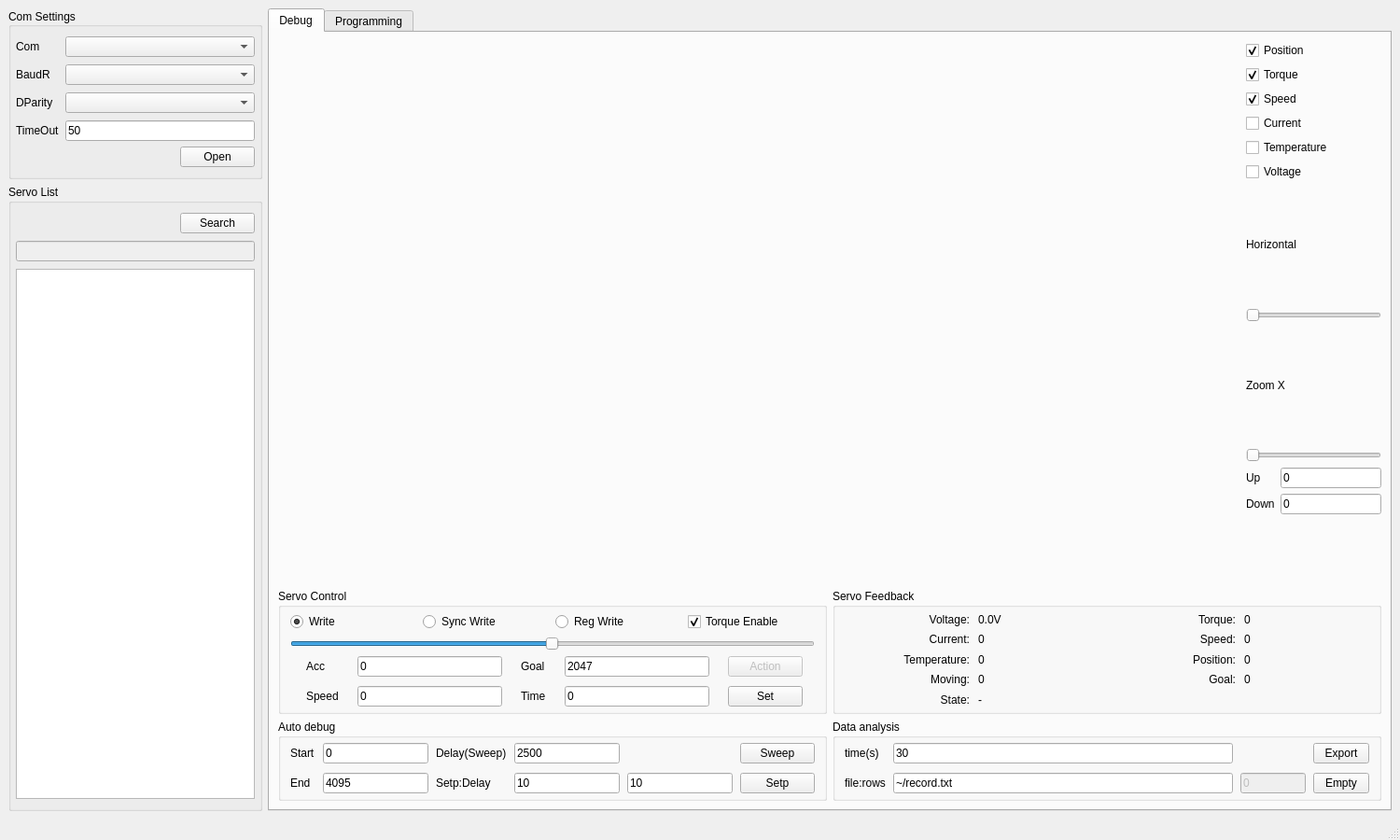
<?xml version='1.0' encoding='UTF-8'?>
<ui version="4.0">
 <class>MainWindow</class>
 <widget class="QMainWindow" name="MainWindow">
  <property name="geometry">
   <rect>
    <x>0</x>
    <y>0</y>
    <width>1500</width>
    <height>900</height>
   </rect>
  </property>
  <property name="minimumSize"><size><width>1080</width><height>820</height></size></property><property name="sizePolicy">
   <sizepolicy hsizetype="Preferred" vsizetype="Preferred">
    <horstretch>0</horstretch>
    <verstretch>0</verstretch>
   </sizepolicy>
  </property>
  <property name="windowTitle">
   <string>MainWindow</string>
  </property>
  <widget class="QWidget" name="centralwidget">
   <layout class="QHBoxLayout" name="mainLayout" stretch="0,1"><item><layout class="QVBoxLayout" name="leftPanelLayout"><item><widget class="QGroupBox" name="ComSeetingsGroup">
    <property name="title">
     <string>Com Settings</string>
    </property>
    <property name="alignment">
     <set>Qt::AlignLeading|Qt::AlignLeft|Qt::AlignVCenter</set>
    </property>
    <property name="checkable">
     <bool>false</bool>
    </property>
    <layout class="QVBoxLayout" name="verticalLayout">
      <property name="leftMargin">
       <number>5</number>
      </property>
      <property name="topMargin">
       <number>10</number>
      </property>
      <property name="rightMargin">
       <number>5</number>
      </property>
      <property name="bottomMargin">
       <number>10</number>
      </property>
      <item>
       <layout class="QFormLayout" name="formLayout">
        <property name="verticalSpacing">
         <number>8</number>
        </property>
        <item row="0" column="0">
         <widget class="QLabel" name="label">
          <property name="text">
           <string>Com</string>
          </property>
         </widget>
        </item>
        <item row="0" column="1">
         <widget class="QComboBox" name="ComComboBox" />
        </item>
        <item row="1" column="0">
         <widget class="QLabel" name="label_3">
          <property name="text">
           <string>BaudR</string>
          </property>
         </widget>
        </item>
        <item row="3" column="0">
         <widget class="QLabel" name="label_6">
          <property name="text">
           <string>TimeOut</string>
          </property>
         </widget>
        </item>
        <item row="2" column="0">
         <widget class="QLabel" name="label_4">
          <property name="text">
           <string>DParity</string>
          </property>
         </widget>
        </item>
        <item row="1" column="1">
         <widget class="QComboBox" name="BaudComboBox" />
        </item>
        <item row="2" column="1">
         <widget class="QComboBox" name="ParityComboBox" />
        </item>
        <item row="3" column="1">
         <widget class="QLineEdit" name="timeoutLineEdit">
          <property name="text">
           <string>50</string>
          </property>
         </widget>
        </item>
       </layout>
      </item>
      <item>
       <layout class="QHBoxLayout" name="horizontalLayout_6">
        <item>
         <spacer name="horizontalSpacer">
          <property name="orientation">
           <enum>Qt::Horizontal</enum>
          </property>
          <property name="sizeHint" stdset="0">
           <size>
            <width>40</width>
            <height>20</height>
           </size>
          </property>
         </spacer>
        </item>
        <item>
         <widget class="QPushButton" name="ComOpenButton">
          <property name="text">
           <string>Open</string>
          </property>
         </widget>
        </item>
       </layout>
      </item>
     </layout>
    </widget>
   </item><item><widget class="QGroupBox" name="ServoListGroup">
    <property name="title">
     <string>Servo List</string>
    </property>
    <layout class="QVBoxLayout" name="verticalLayout_4">
      <property name="spacing">
       <number>8</number>
      </property>
      <property name="leftMargin">
       <number>5</number>
      </property>
      <property name="topMargin">
       <number>10</number>
      </property>
      <property name="rightMargin">
       <number>5</number>
      </property>
      <property name="bottomMargin">
       <number>10</number>
      </property>
      <item>
       <layout class="QHBoxLayout" name="horizontalLayout_7">
        <item>
         <spacer name="horizontalSpacer_2">
          <property name="orientation">
           <enum>Qt::Horizontal</enum>
          </property>
          <property name="sizeHint" stdset="0">
           <size>
            <width>40</width>
            <height>20</height>
           </size>
          </property>
         </spacer>
        </item>
        <item>
         <widget class="QPushButton" name="SearchButton">
          <property name="text">
           <string>Search</string>
          </property>
         </widget>
        </item>
       </layout>
      </item>
      <item>
       <widget class="QLineEdit" name="ServoSearchText">
        <property name="enabled">
         <bool>false</bool>
        </property>
        <property name="inputMask">
         <string />
        </property>
        <property name="frame">
         <bool>true</bool>
        </property>
        <property name="echoMode">
         <enum>QLineEdit::Normal</enum>
        </property>
        <property name="readOnly">
         <bool>true</bool>
        </property>
       </widget>
      </item>
      <item>
       <widget class="QTableView" name="ServoListView">
        <property name="enabled">
         <bool>true</bool>
        </property>
        <attribute name="horizontalHeaderCascadingSectionResizes">
         <bool>false</bool>
        </attribute>
       </widget>
      </item>
     </layout>
    </widget>
  </item></layout></item><item><widget class="QTabWidget" name="tabWidget">
    <property name="enabled">
     <bool>true</bool>
    </property>
    <property name="tabShape">
     <enum>QTabWidget::Rounded</enum>
    </property>
    <property name="currentIndex">
     <number>0</number>
    </property>
    <widget class="QWidget" name="DebugTab">
     <attribute name="title">
      <string>Debug</string>
     </attribute>
     <layout class="QVBoxLayout" name="debugTabLayout" stretch="1,0"><item><layout class="QHBoxLayout" name="graphRowLayout" stretch="1,0"><item><widget class="SimpeGraphWiget" name="graphWidget" native="true">
      </widget>
     </item><item><layout class="QVBoxLayout" name="verticalLayout_2">
       <item>
        <widget class="QCheckBox" name="posCheckBox">
         <property name="text">
          <string>Position</string>
         </property>
         <property name="checked">
          <bool>true</bool>
         </property>
        </widget>
       </item>
       <item>
        <widget class="QCheckBox" name="torqueCheckBox">
         <property name="text">
          <string>Torque</string>
         </property>
         <property name="checked">
          <bool>true</bool>
         </property>
        </widget>
       </item>
       <item>
        <widget class="QCheckBox" name="speedCheckBox">
         <property name="text">
          <string>Speed</string>
         </property>
         <property name="checked">
          <bool>true</bool>
         </property>
        </widget>
       </item>
       <item>
        <widget class="QCheckBox" name="currentCheckBox">
         <property name="text">
          <string>Current</string>
         </property>
        </widget>
       </item>
       <item>
        <widget class="QCheckBox" name="tempCheckBox">
         <property name="text">
          <string>Temperature</string>
         </property>
        </widget>
       </item>
       <item>
        <widget class="QCheckBox" name="voltageCheckBox">
         <property name="text">
          <string>Voltage</string>
         </property>
        </widget>
       </item>
       <item>
        <widget class="QLabel" name="label_2">
         <property name="text">
          <string>Horizontal</string>
         </property>
        </widget>
       </item>
       <item>
        <widget class="QSlider" name="horizontalSlider">
         <property name="enabled">
          <bool>true</bool>
         </property>
         <property name="maximum">
          <number>100</number>
         </property>
         <property name="orientation">
          <enum>Qt::Horizontal</enum>
         </property>
        </widget>
       </item>
       <item>
        <widget class="QLabel" name="label_7">
         <property name="text">
          <string>Zoom X</string>
         </property>
        </widget>
       </item>
       <item>
        <widget class="QSlider" name="zoomSlider">
         <property name="enabled">
          <bool>true</bool>
         </property>
         <property name="maximum">
          <number>100</number>
         </property>
         <property name="orientation">
          <enum>Qt::Horizontal</enum>
         </property>
        </widget>
       </item>
       <item>
        <layout class="QFormLayout" name="formLayout_2">
         <item row="0" column="0">
          <widget class="QLabel" name="label_8">
           <property name="text">
            <string>Up</string>
           </property>
          </widget>
         </item>
         <item row="0" column="1">
          <widget class="QLineEdit" name="upLimitLineEdit">
           <property name="enabled">
            <bool>true</bool>
           </property>
           <property name="text">
            <string>0</string>
           </property>
          </widget>
         </item>
         <item row="1" column="0">
          <widget class="QLabel" name="label_9">
           <property name="text">
            <string>Down</string>
           </property>
          </widget>
         </item>
         <item row="1" column="1">
          <widget class="QLineEdit" name="downLimitLineEdit">
           <property name="enabled">
            <bool>true</bool>
           </property>
           <property name="text">
            <string>0</string>
           </property>
          </widget>
         </item>
        </layout>
       </item>
      </layout>
     </item></layout></item><item><layout class="QGridLayout" name="controlsGridLayout"><item row="0" column="0"><widget class="QGroupBox" name="groupBox_3">
      <property name="enabled">
       <bool>true</bool>
      </property>
      <property name="title">
       <string>Servo Control</string>
      </property>
      <layout class="QVBoxLayout" name="verticalLayout_3">
        <property name="leftMargin">
         <number>10</number>
        </property>
        <property name="topMargin">
         <number>5</number>
        </property>
        <property name="rightMargin">
         <number>10</number>
        </property>
        <property name="bottomMargin">
         <number>5</number>
        </property>
        <item>
         <layout class="QHBoxLayout" name="horizontalLayout_10">
          <item>
           <widget class="QRadioButton" name="writeRadioButton">
            <property name="text">
             <string>Write</string>
            </property>
            <property name="checked">
             <bool>true</bool>
            </property>
           </widget>
          </item>
          <item>
           <widget class="QRadioButton" name="syncWriteRadioButton">
            <property name="enabled">
             <bool>true</bool>
            </property>
            <property name="text">
             <string>Sync Write</string>
            </property>
           </widget>
          </item>
          <item>
           <widget class="QRadioButton" name="regWriteRadioButton">
            <property name="enabled">
             <bool>true</bool>
            </property>
            <property name="text">
             <string>Reg Write</string>
            </property>
           </widget>
          </item>
          <item>
           <widget class="QCheckBox" name="torqueEnableCheckBox">
            <property name="text">
             <string>Torque Enable</string>
            </property>
            <property name="checked">
             <bool>true</bool>
            </property>
           </widget>
          </item>
         </layout>
        </item>
        <item>
         <widget class="QSlider" name="goalSlider">
          <property name="maximum">
           <number>4095</number>
          </property>
          <property name="value">
           <number>2047</number>
          </property>
          <property name="orientation">
           <enum>Qt::Horizontal</enum>
          </property>
         </widget>
        </item>
        <item>
         <layout class="QGridLayout" name="gridLayout">
          <property name="leftMargin">
           <number>17</number>
          </property>
          <property name="topMargin">
           <number>0</number>
          </property>
          <property name="rightMargin">
           <number>13</number>
          </property>
          <property name="bottomMargin">
           <number>0</number>
          </property>
          <property name="horizontalSpacing">
           <number>20</number>
          </property>
          <property name="verticalSpacing">
           <number>10</number>
          </property>
          <item row="0" column="1">
           <widget class="QLineEdit" name="accLineEdit">
            <property name="minimumSize"><size><width>70</width><height>0</height></size></property><property name="text">
             <string>0</string>
            </property>
           </widget>
          </item>
          <item row="1" column="3">
           <widget class="QLineEdit" name="timeLineEdit">
            <property name="minimumSize"><size><width>70</width><height>0</height></size></property><property name="text">
             <string>0</string>
            </property>
           </widget>
          </item>
          <item row="1" column="2">
           <widget class="QLabel" name="label_16">
            <property name="text">
             <string>Time</string>
            </property>
           </widget>
          </item>
          <item row="1" column="0">
           <widget class="QLabel" name="label_14">
            <property name="text">
             <string>Speed</string>
            </property>
           </widget>
          </item>
          <item row="0" column="2">
           <widget class="QLabel" name="label_13">
            <property name="text">
             <string>Goal</string>
            </property>
           </widget>
          </item>
          <item row="0" column="3">
           <widget class="QLineEdit" name="goalLineEdit">
            <property name="minimumSize"><size><width>70</width><height>0</height></size></property><property name="text">
             <string>2047</string>
            </property>
           </widget>
          </item>
          <item row="0" column="0">
           <widget class="QLabel" name="label_15">
            <property name="text">
             <string>Acc</string>
            </property>
           </widget>
          </item>
          <item row="1" column="1">
           <widget class="QLineEdit" name="speedLineEdit">
            <property name="minimumSize"><size><width>70</width><height>0</height></size></property><property name="text">
             <string>0</string>
            </property>
           </widget>
          </item>
          <item row="0" column="4">
           <widget class="QPushButton" name="actionPushButton">
            <property name="enabled">
             <bool>false</bool>
            </property>
            <property name="text">
             <string>Action</string>
            </property>
           </widget>
          </item>
          <item row="1" column="4">
           <widget class="QPushButton" name="setPushButton">
            <property name="text">
             <string>Set</string>
            </property>
           </widget>
          </item>
         </layout>
        </item>
       </layout>
      </widget>
     </item><item row="0" column="1"><widget class="QGroupBox" name="groupBox_5">
      <property name="title">
       <string>Servo Feedback</string>
      </property>
      <layout class="QGridLayout" name="gridLayout_3">
        <property name="leftMargin">
         <number>10</number>
        </property>
        <property name="topMargin">
         <number>5</number>
        </property>
        <property name="rightMargin">
         <number>10</number>
        </property>
        <property name="bottomMargin">
         <number>5</number>
        </property>
        <property name="horizontalSpacing">
         <number>9</number>
        </property>
        <item row="4" column="1">
         <widget class="QLabel" name="label_25">
          <property name="text">
           <string>-</string>
          </property>
         </widget>
        </item>
        <item row="1" column="1">
         <widget class="QLabel" name="currentLabel">
          <property name="text">
           <string>0</string>
          </property>
         </widget>
        </item>
        <item row="2" column="1">
         <widget class="QLabel" name="temperatureLabel">
          <property name="text">
           <string>0</string>
          </property>
         </widget>
        </item>
        <item row="0" column="3">
         <widget class="QLabel" name="torqueLabel">
          <property name="text">
           <string>0</string>
          </property>
         </widget>
        </item>
        <item row="1" column="0">
         <widget class="QLabel" name="label_23">
          <property name="text">
           <string>Current:</string>
          </property>
          <property name="alignment">
           <set>Qt::AlignRight|Qt::AlignTrailing|Qt::AlignVCenter</set>
          </property>
         </widget>
        </item>
        <item row="0" column="1">
         <widget class="QLabel" name="voltageLabel">
          <property name="text">
           <string>0.0V</string>
          </property>
         </widget>
        </item>
        <item row="0" column="0">
         <widget class="QLabel" name="label_10">
          <property name="text">
           <string>Voltage:</string>
          </property>
          <property name="alignment">
           <set>Qt::AlignRight|Qt::AlignTrailing|Qt::AlignVCenter</set>
          </property>
         </widget>
        </item>
        <item row="2" column="3">
         <widget class="QLabel" name="positionLabel">
          <property name="text">
           <string>0</string>
          </property>
         </widget>
        </item>
        <item row="4" column="0">
         <widget class="QLabel" name="label_11">
          <property name="text">
           <string>State:</string>
          </property>
          <property name="alignment">
           <set>Qt::AlignRight|Qt::AlignTrailing|Qt::AlignVCenter</set>
          </property>
         </widget>
        </item>
        <item row="3" column="3">
         <widget class="QLabel" name="goalLabel">
          <property name="text">
           <string>0</string>
          </property>
         </widget>
        </item>
        <item row="2" column="0">
         <widget class="QLabel" name="label_24">
          <property name="text">
           <string>Temperature:</string>
          </property>
          <property name="alignment">
           <set>Qt::AlignRight|Qt::AlignTrailing|Qt::AlignVCenter</set>
          </property>
         </widget>
        </item>
        <item row="3" column="0">
         <widget class="QLabel" name="label_22">
          <property name="text">
           <string>Moving:</string>
          </property>
          <property name="alignment">
           <set>Qt::AlignRight|Qt::AlignTrailing|Qt::AlignVCenter</set>
          </property>
         </widget>
        </item>
        <item row="1" column="3">
         <widget class="QLabel" name="speedLabel">
          <property name="text">
           <string>0</string>
          </property>
         </widget>
        </item>
        <item row="3" column="1">
         <widget class="QLabel" name="movingLabel">
          <property name="text">
           <string>0</string>
          </property>
         </widget>
        </item>
        <item row="0" column="2">
         <widget class="QLabel" name="label_26">
          <property name="text">
           <string>Torque:</string>
          </property>
          <property name="alignment">
           <set>Qt::AlignRight|Qt::AlignTrailing|Qt::AlignVCenter</set>
          </property>
         </widget>
        </item>
        <item row="1" column="2">
         <widget class="QLabel" name="label_34">
          <property name="text">
           <string>Speed:</string>
          </property>
          <property name="alignment">
           <set>Qt::AlignRight|Qt::AlignTrailing|Qt::AlignVCenter</set>
          </property>
         </widget>
        </item>
        <item row="2" column="2">
         <widget class="QLabel" name="label_35">
          <property name="text">
           <string>Position:</string>
          </property>
          <property name="alignment">
           <set>Qt::AlignRight|Qt::AlignTrailing|Qt::AlignVCenter</set>
          </property>
         </widget>
        </item>
        <item row="3" column="2">
         <widget class="QLabel" name="label_36">
          <property name="text">
           <string>Goal:</string>
          </property>
          <property name="alignment">
           <set>Qt::AlignRight|Qt::AlignTrailing|Qt::AlignVCenter</set>
          </property>
         </widget>
        </item>
       </layout>
      </widget>
     </item><item row="1" column="0"><widget class="QGroupBox" name="groupBox_4">
      <property name="enabled">
       <bool>true</bool>
      </property>
      <property name="title">
       <string>Auto debug</string>
      </property>
      <layout class="QGridLayout" name="gridLayout_2">
        <property name="leftMargin">
         <number>10</number>
        </property>
        <property name="topMargin">
         <number>5</number>
        </property>
        <property name="rightMargin">
         <number>10</number>
        </property>
        <property name="bottomMargin">
         <number>5</number>
        </property>
        <property name="horizontalSpacing">
         <number>8</number>
        </property>
        <property name="verticalSpacing">
         <number>10</number>
        </property>
        <item row="1" column="3">
         <widget class="QLineEdit" name="setpLineEdit">
          <property name="text">
           <string>10</string>
          </property>
         </widget>
        </item>
        <item row="0" column="1">
         <widget class="QLineEdit" name="startLineEdit">
          <property name="text">
           <string>0</string>
          </property>
         </widget>
        </item>
        <item row="1" column="1">
         <widget class="QLineEdit" name="endLineEdit">
          <property name="text">
           <string>4095</string>
          </property>
         </widget>
        </item>
        <item row="0" column="3">
         <widget class="QLineEdit" name="sweepLineEdit">
          <property name="text">
           <string>2500</string>
          </property>
         </widget>
        </item>
        <item row="1" column="0">
         <widget class="QLabel" name="label_18">
          <property name="text">
           <string>End</string>
          </property>
         </widget>
        </item>
        <item row="0" column="5">
         <widget class="QPushButton" name="sweepButton">
          <property name="sizePolicy">
           <sizepolicy hsizetype="Minimum" vsizetype="Fixed">
            <horstretch>0</horstretch>
            <verstretch>0</verstretch>
           </sizepolicy>
          </property>
          <property name="text">
           <string>Sweep</string>
          </property>
         </widget>
        </item>
        <item row="1" column="2">
         <widget class="QLabel" name="label_17">
          <property name="text">
           <string>Setp:Delay</string>
          </property>
         </widget>
        </item>
        <item row="0" column="2">
         <widget class="QLabel" name="label_19">
          <property name="text">
           <string>Delay(Sweep)</string>
          </property>
         </widget>
        </item>
        <item row="0" column="0">
         <widget class="QLabel" name="label_20">
          <property name="text">
           <string>Start</string>
          </property>
         </widget>
        </item>
        <item row="1" column="5">
         <widget class="QPushButton" name="setpButton">
          <property name="sizePolicy">
           <sizepolicy hsizetype="Minimum" vsizetype="Fixed">
            <horstretch>0</horstretch>
            <verstretch>0</verstretch>
           </sizepolicy>
          </property>
          <property name="text">
           <string>Setp</string>
          </property>
         </widget>
        </item>
        <item row="1" column="4">
         <widget class="QLineEdit" name="setpDelayLineEdit">
          <property name="text">
           <string>10</string>
          </property>
         </widget>
        </item>
       </layout>
      </widget>
     </item><item row="1" column="1"><widget class="QGroupBox" name="groupBox_6">
      <property name="enabled">
       <bool>true</bool>
      </property>
      <property name="title">
       <string>Data analysis</string>
      </property>
      <layout class="QGridLayout" name="gridLayout_4">
        <property name="leftMargin">
         <number>10</number>
        </property>
        <property name="topMargin">
         <number>5</number>
        </property>
        <property name="rightMargin">
         <number>10</number>
        </property>
        <property name="bottomMargin">
         <number>5</number>
        </property>
        <property name="horizontalSpacing">
         <number>8</number>
        </property>
        <property name="verticalSpacing">
         <number>10</number>
        </property>
        <item row="0" column="0">
         <widget class="QLabel" name="label_40">
          <property name="text">
           <string>time(s)</string>
          </property>
         </widget>
        </item>
        <item row="1" column="3">
         <widget class="QPushButton" name="clearPushButton">
          <property name="sizePolicy">
           <sizepolicy hsizetype="Minimum" vsizetype="Fixed">
            <horstretch>0</horstretch>
            <verstretch>0</verstretch>
           </sizepolicy>
          </property>
          <property name="maximumSize">
           <size>
            <width>60</width>
            <height>16777215</height>
           </size>
          </property>
          <property name="text">
           <string>Empty</string>
          </property>
         </widget>
        </item>
        <item row="1" column="0">
         <widget class="QLabel" name="label_37">
          <property name="text">
           <string>file:rows</string>
          </property>
         </widget>
        </item>
        <item row="0" column="1">
         <widget class="QLineEdit" name="recTimeLineEdit">
          <property name="text">
           <string>30</string>
          </property>
         </widget>
        </item>
        <item row="1" column="1">
         <widget class="QLineEdit" name="recFileNameLineEdit">
          <property name="minimumSize"><size><width>130</width><height>0</height></size></property><property name="text">
           <string>~/record.txt</string>
          </property>
         </widget>
        </item>
        <item row="0" column="3">
         <widget class="QPushButton" name="exportPushButton">
          <property name="sizePolicy">
           <sizepolicy hsizetype="Minimum" vsizetype="Fixed">
            <horstretch>0</horstretch>
            <verstretch>0</verstretch>
           </sizepolicy>
          </property>
          <property name="maximumSize">
           <size>
            <width>60</width>
            <height>16777215</height>
           </size>
          </property>
          <property name="text">
           <string>Export</string>
          </property>
         </widget>
        </item>
        <item row="1" column="2">
         <widget class="QLineEdit" name="recSizeLineEdit">
          <property name="enabled">
           <bool>false</bool>
          </property>
          <property name="maximumSize">
           <size>
            <width>70</width>
            <height>16777215</height>
           </size>
          </property>
          <property name="text">
           <string>0</string>
          </property>
          <property name="readOnly">
           <bool>true</bool>
          </property>
         </widget>
        </item>
       </layout>
      </widget>
     </item></layout></item></layout></widget>
    <widget class="QWidget" name="ProgrammingTab">
     <attribute name="title">
      <string>Programming</string>
     </attribute>
     <layout class="QVBoxLayout" name="progTabLayout" stretch="0,1"><item><layout class="QHBoxLayout" name="horizontalLayout">
       <item>
        <widget class="QPushButton" name="pushButton">
         <property name="enabled">
          <bool>false</bool>
         </property>
         <property name="text">
          <string>Save</string>
         </property>
        </widget>
       </item>
       <item>
        <widget class="QPushButton" name="pushButton_2">
         <property name="enabled">
          <bool>false</bool>
         </property>
         <property name="text">
          <string>Load</string>
         </property>
        </widget>
       </item>
       <item>
        <widget class="QPushButton" name="pushButton_3">
         <property name="enabled">
          <bool>false</bool>
         </property>
         <property name="text">
          <string>Online</string>
         </property>
        </widget>
       </item>
       <item>
        <widget class="QPushButton" name="pushButton_4">
         <property name="enabled">
          <bool>false</bool>
         </property>
         <property name="text">
          <string>Recovery</string>
         </property>
        </widget>
       </item>
      </layout>
     </item><item><layout class="QHBoxLayout" name="progBodyLayout" stretch="1,0"><item><widget class="QTableView" name="memoryTableView">
      </widget>
     </item><item><layout class="QVBoxLayout" name="progRightLayout"><item><widget class="QPlainTextEdit" name="plainTextEdit">
      <property name="readOnly">
       <bool>true</bool>
      </property>
      <property name="plainText">
       <string>Normal
</string>
      </property>
     </widget>
     </item><item><widget class="QLabel" name="memLabel">
      <property name="text">
       <string>-</string>
      </property>
     </widget>
     </item><item><layout class="QHBoxLayout" name="horizontalLayout_2">
       <item>
        <widget class="QLineEdit" name="memSetLineEdit">
         <property name="text">
          <string>1</string>
         </property>
        </widget>
       </item>
       <item>
        <widget class="QPushButton" name="memSetButton">
         <property name="text">
          <string>Set</string>
         </property>
        </widget>
       </item>
      </layout>
     </item><item><spacer name="progRightSpacer"><property name="orientation"><enum>Qt::Vertical</enum></property></spacer></item></layout></item></layout></item></layout></widget>
   </widget>
   </item></layout></widget>
  <widget class="QMenuBar" name="menubar">
   <property name="geometry">
    <rect>
     <x>0</x>
     <y>0</y>
     <width>917</width>
     <height>23</height>
    </rect>
   </property>
  </widget>
  <widget class="QStatusBar" name="statusbar" />
 </widget>
 <customwidgets>
  <customwidget>
   <class>SimpeGraphWiget</class>
   <extends>QWidget</extends>
   <header>simpegraphwiget.h</header>
   <container>1</container>
  </customwidget>
 </customwidgets>
 <resources />
 <connections />
</ui>
